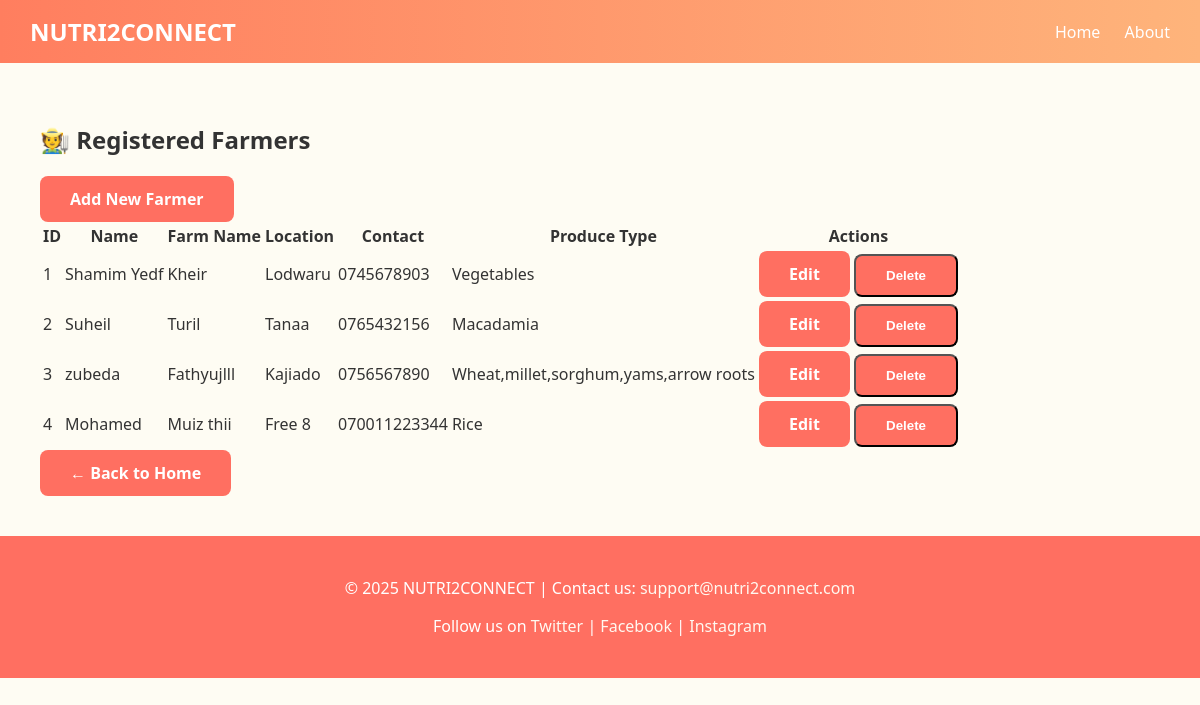
The page /farmers/ on the database its author committed.
### nutriconnect/models.py (models this page shows, shortened)
class Farmer(models.Model):
    name = models.CharField(max_length=100)
    farm_name = models.CharField(max_length=100)
    location = models.CharField(max_length=100)
    contact = models.CharField(max_length=15)
    produce_type = models.CharField(max_length=100)

### nutriconnect/views.py (the view)
# urls.py: path('farmers/', views.farmer_list, name='farmer_list'),
def farmer_list(request):
    farmers = Farmer.objects.all()
    return render(request, 'nutriconnect/farmer_list.html', {'farmers': farmers})

### nutriconnect/templates/nutriconnect/farmer_list.html (shortened to what this page needs)
{% extends 'nutriconnect/base.html' %}
{% block content %}
<div class="container mt-5">
    <h2 class="mb-4 text-success">🧑‍🌾 Registered Farmers</h2>
    <a href="{% url 'farmer_create' %}" class="btn btn-success mb-4 shadow-sm">
         Add New Farmer
    </a>
    <div class="table-responsive">
        <table class="table table-bordered table-hover table-striped">
            <thead class="table-success">
                <tr>
                    <th>ID</th>
                    <th>Name</th>
                    <th>Farm Name</th>
                    <th>Location</th>
                    <th>Contact</th>
                    <th>Produce Type</th>
                    <th class="text-center">Actions</th>
                </tr>
            </thead>
            <tbody>
            {% for farmer in farmers %}
                <tr>
                    <td>{{ farmer.id }}</td>
                    <td>{{ farmer.name }}</td>
                    <td>{{ farmer.farm_name }}</td>
                    <td>{{ farmer.location }}</td>
                    <td>{{ farmer.contact }}</td>
                    <td>{{ farmer.produce_type }}</td>
                    <td class="text-center">
                        <a href="{% url 'farmer_update' farmer.id %}" class="btn btn-sm btn-outline-primary me-2">Edit</a>
                        <form action="{% url 'farmer_delete' farmer.id %}" method="post" style="display:inline;">
                            <button type="submit" class="btn btn-sm btn-outline-danger" onclick="return confirm('Confirm deletion of {{ farmer.name }}?');">
                                Delete
                            </button>
                        </form>
                    </td>
                </tr>
            {% empty %}
                <tr>
                    <td colspan="7" class="text-center text-muted">No farmers found. Start by adding a new farmer!</td>
                </tr>
            {% endfor %}
            </tbody>
        </table>
    </div>
    <a href="{% url 'home' %}" class="btn btn-secondary mt-3">← Back to Home</a>
</div>
{% endblock %}

### nutriconnect/templates/nutriconnect/base.html (style rules this page uses)
body { font-family: 'Segoe UI', Tahoma, Geneva, Verdana, sans-serif; margin: 0; padding: 0; background: #fefcf3; color: #333; }
a { text-decoration: none; color: inherit; }
.btn { display: inline-block; padding: 12px 30px; border-radius: 8px; font-weight: bold; background: #ff6f61; color: white; transition: background 0.3s; text-align: center; }
.container { max-width: 1200px; margin: auto; padding: 20px; }

### rows shown on the page
Farmer: id "1", name "Shamim Yedf", farm_name "Kheir", location "Lodwaru", contact "0745678903", produce_type "Vegetables"
Farmer: id "2", name "Suheil", farm_name "Turil", location "Tanaa", contact "0765432156", produce_type "Macadamia"
Farmer: id "3", name "zubeda", farm_name "Fathyujlll", location "Kajiado", contact "0756567890", produce_type "Wheat,millet,sorghum,yams,arrow roots"
Farmer: id "4", name "Mohamed", farm_name "Muiz thii", location "Free 8", contact "070011223344", produce_type "Rice"
